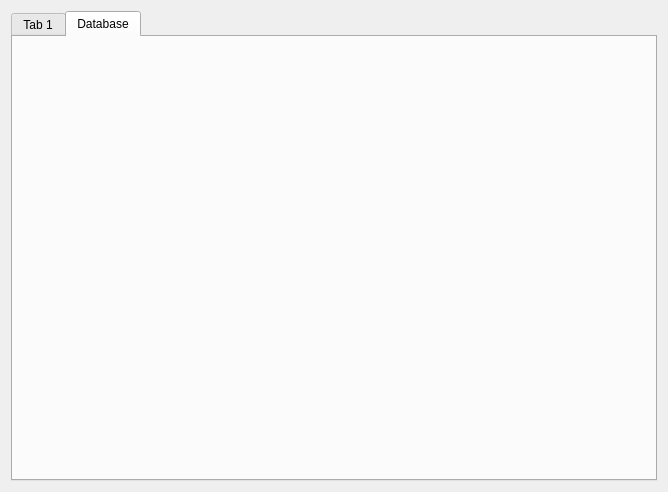
<?xml version="1.0" encoding="UTF-8"?>
<ui version="4.0">
 <class>Widget</class>
 <widget class="QWidget" name="Widget">
  <property name="geometry">
   <rect>
    <x>0</x>
    <y>0</y>
    <width>668</width>
    <height>492</height>
   </rect>
  </property>
  <property name="windowTitle">
   <string>Widget</string>
  </property>
  <layout class="QGridLayout" name="gridLayout">
   <item row="0" column="0">
    <widget class="QTabWidget" name="tabWidget">
     <property name="currentIndex">
      <number>1</number>
     </property>
     <widget class="QWidget" name="tab">
      <attribute name="title">
       <string>Tab 1</string>
      </attribute>
     </widget>
     <widget class="TestDataBase" name="Database">
      <attribute name="title">
       <string>Database</string>
      </attribute>
     </widget>
    </widget>
   </item>
  </layout>
 </widget>
 <layoutdefault spacing="6" margin="11"/>
 <customwidgets>
  <customwidget>
   <class>TestDataBase</class>
   <extends>QWidget</extends>
   <header>TestDataBase.h</header>
   <container>1</container>
  </customwidget>
 </customwidgets>
 <resources/>
 <connections/>
</ui>
